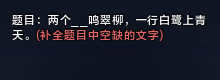
#> input picture test/s1.bmp, 220 x 80 px, found by its file name; its folder holds 4 pictures in this run
$ python sortdata.py
#> lines starting #> are read from the running program, lines starting #| are printed output that depends on the picture; after the words box and inside, x2 and y2 are one past the last pixel; in counts of white or black regions, pixels touching at a corner belong together
import os

from PIL import Image, ImageFilter, ImageEnhance, ImageDraw, ImageFont, ImageChops, ImageOps
import colorsys
import datetime

# [94 lines left out: functions SortWordText, clear, clearNoise, optimize, SortPic, not called in this run]


def SortPic2():
    for c in range(1, 10):
        img = Image.open("test\\s%d.bmp" % c)
#> img is the input picture: PIL image 220x80 RGB; mean R, G, B 29.4, 30.4, 42.7


        # [37 lines of commented-out code are left out]


        source = img.split()
        R, G, B = 0, 1, 2

        # select regions where red is less than 100
        mask = source[G].point(lambda i: i > 150)
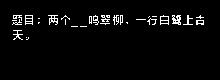
#> mask: PIL image 220x80 L; values 0 (black) and 1 (white), 3.4% white in thin lines or dots, all inside (x1, y1, x2, y2) = (12, 15, 204, 40)

        # paste the processed band back, but only where red was < 100
        source[R].paste(source[R], None, mask)

        # select regions where red is less than 100
        mask = source[B].point(lambda i: i > 150)

        # paste the processed band back, but only where red was < 100
        source[R].paste(source[R], None, mask)

        # build a new multiband image
        img = Image.merge(img.mode, source)

        # Save
        img.save("test\\0%d.bmp" % (c))
#> pass 2 of the loop in SortPic2, `for c in range(1, 10):`:
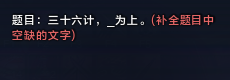
#> input picture test/s2.bmp, 230 x 80 px, found by its file name
#> in SortPic2, img is the input picture: PIL image 230x80 RGB; mean R, G, B 25.1, 26.3, 38.9
#> in SortPic2, `mask = source[G].point(lambda i: i > 150)`:
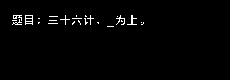
#> mask: PIL image 230x80 L; values 0 (black) and 1 (white), 1.5% white in thin lines or dots, all inside (x1, y1, x2, y2) = (12, 15, 144, 27)
#> pass 3 of the loop in SortPic2, `for c in range(1, 10):`:
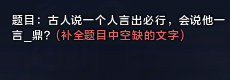
#> input picture test/s3.bmp, 230 x 80 px, found by its file name
#> in SortPic2, img is the input picture: PIL image 230x80 RGB; mean R, G, B 30.4, 31.5, 44
#> in SortPic2, `mask = source[G].point(lambda i: i > 150)`:
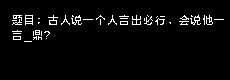
#> mask: PIL image 230x80 L; values 0 (black) and 1 (white), 3.5% white in thin lines or dots, all inside (x1, y1, x2, y2) = (12, 15, 224, 42)
#> the loop made 5 passes; the first 3 are shown


if __name__ == "__main__":
    # SortData()
    # SortPic()
#> (the run stopped early here; a loop or call above may not have finished)
